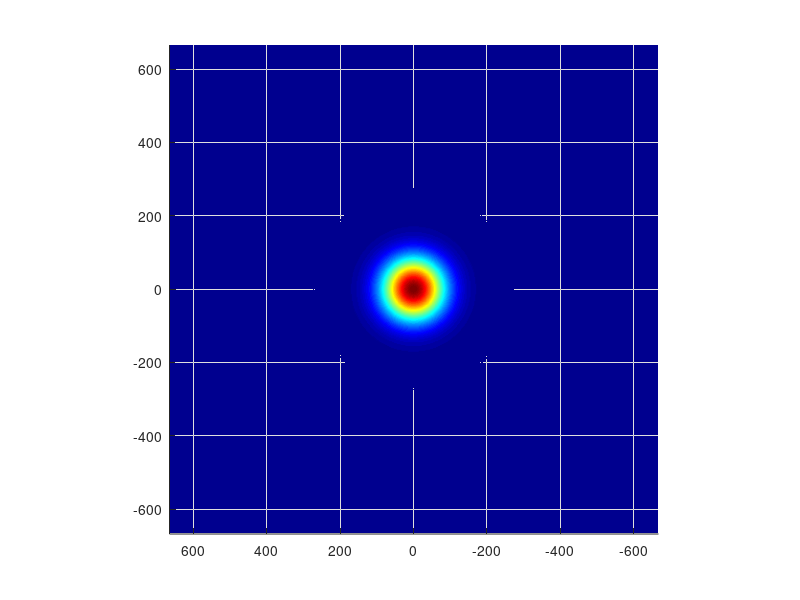

MATLAB code for this plot: (Note: this script raises an error after producing the figure.)
clear all; format long; clc; % 2D Free space diffraction

% Physical constants
mu0 = 4.0e-7 * pi  ;  % free space magnetic permeability [Vs/Am]
c0  = 2.99792458e+8 ;    % free space light speed [m/s]
epsilon0 = 1.0 / (mu0 * c0.^2) ;        % free space permittivity [As/Vm]
eta0     = sqrt(mu0 / epsilon0) ;   % free space impedance [ohm]
n0_ = 1     ;   % refractive index of background    <---%%% EDIT HERE %%%
lambda0_ = 532e-9  ;    % free space wavelength [m]        <---%%% EDIT HERE %%%
% lambda0_ = 635e-9  ;    % free space wavelength [m]        <---%%% EDIT HERE %%%


% Derived parameters
k0_     = 2 * pi / lambda0_ ;      			% free space wavenumber [m-1]
k_      = n0_ * k0_        ;             % medium wavenumber [m-1]
lambda_ = lambda0_ / n0_    ;            % medium wavelength [m]

% Beam parameters
w0 = 5e-6; %in meters
k0 = k0_;
zR = pi*w0^2/lambda0_ % in meters

delta_   = 1;	   % normalization parameter (see documentation on SSF)

%  Computation domain discretization
% Changing Nz improves w_analytical, while changing Nx,Ny improves
% w_numerical
% Nz = 1e4 ;        % Number of steps in the z direction <---%%% EDIT HERE %%%
Nz = 500 ;        % Number of steps in the z direction <---%%% EDIT HERE %%%
Nx = 512 ;        % x-direction size of computational grid
Ny = Nx  ;        % x-direction size of computational grid. The computation domain is square

% Physical dimension of the computation space. Physical values are denoted with an underscore. The corresponding normalized value are written without underscore.
% We use SI units
Lx_ = 80e-6 ;    % width of the computation window [m]  <---%%% EDIT HERE %%%
Ly_ = Lx_	;	     % height of the computation window [m] <---%%% EDIT HERE %%%
% Lz_ = 100e-6 ;    % propagation distance [m]             <---%%% EDIT HERE %%%
Lz_ = zR ;    % propagation distance [m]             <---%%% EDIT HERE %%%
% Lz_ = zR*1e7;     % propagation distance [m]             <---%%% EDIT HERE %%%
% Lz_ = zR*1e1 ;    % propagation distance [m]             <---%%% EDIT HERE %%%

V = zeros([Ny, Nx]) ;   % Index potential. This correspond to the refractive index difference with respect to background
                          % for a homogeneous medium, V = 0. <---%%% EDIT HERE %%%

% Normalization coefficients
% The equation can be normalized to a dimensionless form
% spatial normalization factor in the x-y plane
spatial_transverse_scale = 1/(k0_ * sqrt(2 * n0_ *  delta_))
% spatial normalization factor in the z direction
spatial_longitudinal_scale = 1/(delta_ * k0_);

scale_ratio = spatial_longitudinal_scale/spatial_transverse_scale;  % = sqrt(2*n0_/delta_)

% .^.^.^.^.^.^* Normalized parameters .^.^.^.^.^.^*
Lx = Lx_ / spatial_transverse_scale  ;              % normalized model width
Ly = Ly_ / spatial_transverse_scale  ;              % normalized model height
Lz = Lz_ / spatial_longitudinal_scale ;             % normalized propagation distance
k  = 2*pi * spatial_transverse_scale / lambda_ ; % normalized light k-vector

% .^.^.^.^.^.^ Numeric model parameters .^.^.^.^.^*
dx_ = Lx_/Nx    ;                                                            % normalized discretization step in x
dx  = Lx/Nx    ;                                                             % discretization step in x
x_ = dx_ * (-Nx/2:Nx/2-1);      % x dimension vector
x   = dx  * (-Nx/2:Nx/2-1) ;          % normalized x dimension vector
dkx = 2*pi/Lx  ;                                                          % discretization in the spatial spectral domain along the y direction
kx = dkx * [0:(Nx/2-1), -Nx/2:-1]; % spatial frequencies vector in the x direction (swapped)

% We do the same in the y and z direction
dy_ = Ly_/Ny;                                                       % normalized discretization step in y
dy  = Ly/Ny;                                                        % discretization step in y
y_  = dy_ * (-Ny/2:Ny/2-1);                                          % y dimension vector
y   = dy  * (-Ny/2:Ny/2-1);                                          % normalized y dimension vector
dky = 2*pi/Ly;                                                       % discretization in the spatial spectral domain along the y direction
ky  = dky * [0:(Ny/2-1), -Ny/2:-1];                                    % spatial frequencies vector in the y direction

dz  = Lz/Nz;                                                         % discretization step in z
dz_ = Lz_/Nz;                                                        % normalized discretization step in z
z   = dz * (0:Nz-1);                                                 % z dimension vector
z_  = dz_ * (0:Nz-1);   % normalized z dimension vector
dkz = 2*pi/Lz;                                                       % discretization in the spatial spectral domain along the y direction
kz  = dkz * [0:(Nz/2-1), -Nz/2:-1];

% Here we create the spatial computation grid (physical and normalized)
[X_, Y_]    = meshgrid(x_, y_);
[Xz_, Z_]   = meshgrid(x_, z_);
[X, Y]      = meshgrid(x, y);
[Xz, Z]     = meshgrid(x, z);
% The same for the spatial frequencies domain
[KX, KY]    = meshgrid(kx, ky);

K2 = KX .* KX + KY .* KY;  % Here we define some variable so that we don't need to compute them again and again

% Variable that allows to switch between the paraxial (nonparaxial = 0) and nonparaxial (nonparaxial = 1) algorithm.
nonparaxial  = 0 ;  % <---%%% EDIT HERE %%%

% IF YOU WANT TO HAVE absorbing boundaries, set absorbing_boundary=1 below, 
% otherwise set it to 0.
absorbing_boundary = 0;
super_gaussian=exp(-((X_ / (0.9*Lx_/(2*sqrt(log(2)))) ).^20 + (Y_ / (0.9*Ly_/(2*sqrt(log(2)))) ).^20));

A = 1;       		 % field amplitude of the input beam

% Generate input field. Below, an example with Gaussian beam as the input
beam_fwhm_ = 14e-6    ;       % <---%%% EDIT HERE %%%
beam_scale_ = beam_fwhm_ / (2*sqrt(log(2)));
gaussian_beam = exp(-(X_/beam_scale_).^2 - (Y_/beam_scale_).^2);

% Generate angle of the input beam. We do it by multiplying the input field with a blazed grating
theta_x = 0 ;      % [degree] angle in x direction <---%%% EDIT HERE %%%
theta_y = 0  ;     % [degree] angle in y direction <---%%% EDIT HERE %%%
theta_x = theta_x*pi/180;
theta_y = theta_y*pi/180;
blazed_grating = exp(1i*2*pi/lambda_*(sin(theta_x)*X_+sin(theta_y)*Y_));

% circular aperture
circular_aperture = zeros(Nx, Ny);
aperture_diameter = 100e-6;             % [m] <---### EDIT HERE ###
circular_aperture((X_.^2 + Y_.^2) <= (aperture_diameter/2)^2) = 1;

% rectangular aperture
rectangular_aperture = zeros(Nx, Ny);
width_x = 200e-6;                       % [m] <---### EDIT HERE ###
width_y = 200e-6;                       % [m] <---### EDIT HERE ###
x_shift = 0e-6;                         % [m]<---### EDIT HERE ###
y_shift = 0e-6;                         % [m]<---### EDIT HERE ###
rectangular_aperture(abs(X_ - x_shift) <= width_x/2 & abs(Y_ - y_shift) <= width_y/2) = 1;

% u=gaussian_beam;
u=exp(-(X_/w0).^2-(Y_/w0).^2);

figure(1); surf(X,Y,abs(u)); shading interp; colormap(jet); view([-90 90]); 
axis tight; axis square;

zmax=ceil(max(z)); z=linspace(0,zmax,Nz); u0=u; %This is for the simulation

% Find z=zR closest value by indexing in our vector. Quite interesting,
% because z and z_ have the same number of elements. Thus, indexing is
% trully the way we need to capture the image, so here comes the function calculate_beam_widths

% zstop = zR*1e7;
zstop = zR;

% [minValue, closestIndex_2] = findClosestValue(zR, z_);
% [minValue, closestIndex_2] = findClosestValue(zstop, z_);
[minValue, closestIndex_2] = findClosestValue(z_, zstop);
stop_loops = false;

for m=1:Nz
 m
 u1=ifft2(fft2(u0).*exp(-1i*z_(m)*(KX.^2+KY.^2)));
%  u1=ifft2(fft2(u0).*exp(-1i*z(m)*(KX.^2+KY.^2)));
 field(m,:,:)=u1; 
 
 if (stop_loops)
     break;
 end
 if m==closestIndex_2
    [w_analytical, w_numerical] = calculate_beam_widths(u1, z_, w0, zR, y_, m)
    w0*sqrt(2)
    stop_loops = true;
 end

figure(3); surf(X,Y,abs(u1).^2); 
axis([-Lx./2 Lx./2 -Ly./2 Ly./2 0 1]);
% set(gca,'XTickLabel',{num2str(-window_size),num2str(-window_size./2),0,num2str(window_size./2),num2str(window_size)})
% set(gca,'YTickLabel',{num2str(-window_size),0,num2str(window_size)})
shading interp;  colormap(jet); axis square;  
 view([31 37]);
  %view([0 90]); 
 drawnow;
end
figure(4); surf(X,Y,abs(u1)); shading interp; colormap(jet); view([-90 90]); axis square; 
axis([-Lx./2 Lx./2 -Ly./2 Ly./2 0 1]);
% set(gca,'XTickLabel',{num2str(-Lx_),num2str(-Lx_./2),0,num2str(Lx_./2),num2str(Lx_)})
% set(gca,'YTickLabel',{num2str(-Ly_),num2str(-Ly_./2),0,num2str(Ly_./2),num2str(Ly_)})


function [minValue, closestIndex] = findClosestValue(referenceValues, vector)
    % Create a matrix where each row is a copy of 'vector'
    repeatedVector = repmat(vector, [length(referenceValues), 1]);
    % Create a matrix where each column is a copy of 'referenceValues'
    repeatedReference = repmat(referenceValues', [1, length(vector)]);
    % Calculate the absolute difference between 'repeatedVector' and 'repeatedReference'
    absoluteDiff = abs(repeatedVector - repeatedReference);
    % Find the index of the minimum value along each row
    [~, closestIndex] = min(absoluteDiff, [], 2);
    % Extract the minimum value from 'absoluteDiff' for each index
    minValue = absoluteDiff(sub2ind(size(absoluteDiff), (1:length(closestIndex))', closestIndex));
end

function [w_norm_analytical, w_norm_numerical] = calculate_beam_widths(u1, z, w0_norm, zR_norm, y, m)
    %     Analytical solution 
        w_norm_analytical = w0_norm*sqrt(1+(z(m)./zR_norm).^2);
        
    %     Numerical solution
        % Find the index of the maximum absolute value in u1
        [max_u1, max_u1_index] = max(abs(u1(:)));
        % Convert the index to row and column subscripts
        [max_u1_row, max_u1_col] = ind2sub(size(u1), max_u1_index);
        % Find the x-value corresponding to the maximum absolute value in u1
        u1_zR = u1(:,max_u1_col);  
        data = abs(u1_zR);
%         data = abs(u1_zR).^2;
             % Find the half max value.
            halfMax = (min(data) + max(data)) / 2;
            % Find where the data first drops below half the max.
            index1 = find(data >= halfMax, 1, 'first');
            % Find where the data last rises above half the max.
            index2 = find(data >= halfMax, 1, 'last');
            fwhm = index2-index1 + 1; % FWHM in indexes.
            % if you have an y vector
            fwhmy = y(index2) - y(index1);            
        w_norm_numerical= fwhmy./sqrt(2*log(2)) ;
       % Snapshot in plot y,abs(u1_zR).^2
%         figure(5); plot(y,data); axis square;
        figure(5); plot(y,data.^2); axis square;
end
